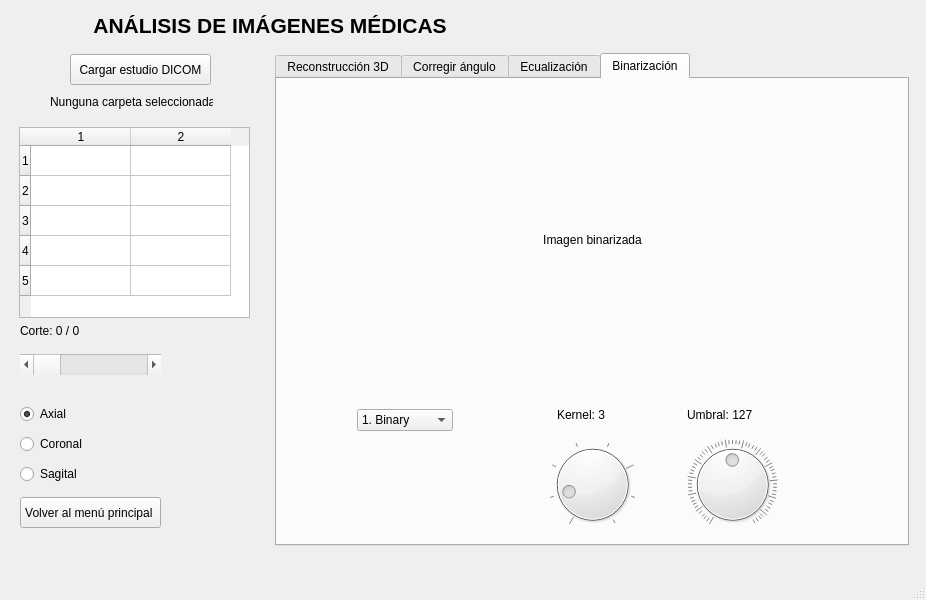
<?xml version='1.0' encoding='utf-8'?>
<ui version="4.0">
 <class>MainWindow</class>
 <widget class="QMainWindow" name="MainWindow">
  <property name="geometry">
   <rect>
    <x>0</x>
    <y>0</y>
    <width>926</width>
    <height>600</height>
   </rect>
  </property>
  <property name="windowTitle">
   <string>MainWindow</string>
  </property>
  <widget class="QWidget" name="centralWidget">
   <widget class="QLabel" name="lbl_titulo">
    <property name="geometry">
     <rect>
      <x>20</x>
      <y>8</y>
      <width>500</width>
      <height>35</height>
     </rect>
    </property>
    <property name="font">
     <font>
      <pointsize>16</pointsize>
      <bold>true</bold>
     </font>
    </property>
    <property name="text">
     <string>ANÁLISIS DE IMÁGENES MÉDICAS</string>
    </property>
    <property name="alignment">
     <set>Qt::AlignmentFlag::AlignCenter</set>
    </property>
   </widget>
   <widget class="QWidget" name="layoutWidget">
    <property name="geometry">
     <rect>
      <x>10</x>
      <y>44</y>
      <width>908</width>
      <height>511</height>
     </rect>
    </property>
    <layout class="QHBoxLayout" name="horizontalLayout">
     <item>
      <widget class="QWidget" name="panelIzquierdo" native="true">
       <property name="minimumSize">
        <size>
         <width>250</width>
         <height>0</height>
        </size>
       </property>
       <property name="maximumSize">
        <size>
         <width>320</width>
         <height>16777215</height>
        </size>
       </property>
       <widget class="QPushButton" name="btnCargarCarpeta">
        <property name="geometry">
         <rect>
          <x>60</x>
          <y>10</y>
          <width>141</width>
          <height>31</height>
         </rect>
        </property>
        <property name="text">
         <string>Cargar estudio DICOM</string>
        </property>
       </widget>
       <widget class="QLabel" name="labelCarpeta">
        <property name="geometry">
         <rect>
          <x>40</x>
          <y>50</y>
          <width>163</width>
          <height>16</height>
         </rect>
        </property>
        <property name="text">
         <string>Nunguna carpeta seleccionada</string>
        </property>
       </widget>
       <widget class="QLabel" name="labelNumeroCorte">
        <property name="geometry">
         <rect>
          <x>10</x>
          <y>280</y>
          <width>61</width>
          <height>21</height>
         </rect>
        </property>
        <property name="text">
         <string>Corte: 0 / 0</string>
        </property>
        <property name="alignment">
         <set>Qt::AlignmentFlag::AlignLeading|Qt::AlignmentFlag::AlignLeft|Qt::AlignmentFlag::AlignTop</set>
        </property>
       </widget>
       <widget class="QTableWidget" name="tableInfo">
        <property name="geometry">
         <rect>
          <x>9</x>
          <y>83</y>
          <width>231</width>
          <height>191</height>
         </rect>
        </property>
        <property name="editTriggers">
         <set>QAbstractItemView::EditTrigger::NoEditTriggers</set>
        </property>
        <property name="rowCount">
         <number>5</number>
        </property>
        <property name="columnCount">
         <number>2</number>
        </property>
        <row />
        <row />
        <row />
        <row />
        <row />
        <column />
        <column />
       </widget>
       <widget class="QRadioButton" name="radioTransversal">
        <property name="geometry">
         <rect>
          <x>10</x>
          <y>360</y>
          <width>48</width>
          <height>20</height>
         </rect>
        </property>
        <property name="text">
         <string>Axial</string>
        </property>
        <property name="checked">
         <bool>true</bool>
        </property>
       </widget>
       <widget class="QRadioButton" name="radioSagital">
        <property name="geometry">
         <rect>
          <x>10</x>
          <y>420</y>
          <width>58</width>
          <height>20</height>
         </rect>
        </property>
        <property name="text">
         <string>Sagital</string>
        </property>
       </widget>
       <widget class="QPushButton" name="btnVolverMenu">
        <property name="geometry">
         <rect>
          <x>10</x>
          <y>453</y>
          <width>141</width>
          <height>31</height>
         </rect>
        </property>
        <property name="text">
         <string>Volver al menú principal </string>
        </property>
       </widget>
       <widget class="QRadioButton" name="radioCoronal">
        <property name="geometry">
         <rect>
          <x>10</x>
          <y>390</y>
          <width>65</width>
          <height>20</height>
         </rect>
        </property>
        <property name="text">
         <string>Coronal</string>
        </property>
       </widget>
       <widget class="QScrollBar" name="scrollCortes">
        <property name="geometry">
         <rect>
          <x>10</x>
          <y>310</y>
          <width>141</width>
          <height>21</height>
         </rect>
        </property>
        <property name="maximum">
         <number>100</number>
        </property>
        <property name="orientation">
         <enum>Qt::Orientation::Horizontal</enum>
        </property>
       </widget>
      </widget>
     </item>
     <item>
      <widget class="QWidget" name="panelDerecho" native="true">
       <property name="minimumSize">
        <size>
         <width>650</width>
         <height>0</height>
        </size>
       </property>
       <layout class="QVBoxLayout" name="verticalLayout_4">
        <item>
         <widget class="QTabWidget" name="tabWidget">
          <property name="currentIndex">
           <number>3</number>
          </property>
          <widget class="QWidget" name="Reconstruccion_3D">
           <attribute name="title">
            <string>Reconstrucción 3D</string>
           </attribute>
           <layout class="QVBoxLayout" name="verticalLayout_2">
            <item>
             <widget class="QLabel" name="labelVisor">
              <property name="minimumSize">
               <size>
                <width>500</width>
                <height>350</height>
               </size>
              </property>
              <property name="text">
               <string>Visualización de imagenes DICOM</string>
              </property>
              <property name="scaledContents">
               <bool>true</bool>
              </property>
             </widget>
            </item>
           </layout>
          </widget>
          <widget class="QWidget" name="Corregir_angulo">
           <property name="enabled">
            <bool>true</bool>
           </property>
           <attribute name="title">
            <string>Corregir ángulo</string>
           </attribute>
           <widget class="QWidget" name="layoutWidget">
            <property name="geometry">
             <rect>
              <x>10</x>
              <y>10</y>
              <width>411</width>
              <height>440</height>
             </rect>
            </property>
            <layout class="QVBoxLayout" name="verticalLayout_3">
             <item>
              <widget class="QLabel" name="labelAngulo">
               <property name="text">
                <string>Ángulo: 0°</string>
               </property>
              </widget>
             </item>
             <item>
              <widget class="QDial" name="dialAngulo">
               <property name="maximum">
                <number>360</number>
               </property>
               <property name="notchesVisible">
                <bool>true</bool>
               </property>
              </widget>
             </item>
             <item>
              <widget class="QPushButton" name="btnAplicarRotacion">
               <property name="text">
                <string>Aplicar rotación</string>
               </property>
              </widget>
             </item>
             <item>
              <widget class="QPushButton" name="btnRestablecerRotacion">
               <property name="text">
                <string>Restablecer rotación</string>
               </property>
              </widget>
             </item>
             <item>
              <widget class="QLabel" name="labelRotada">
               <property name="minimumSize">
                <size>
                 <width>400</width>
                 <height>300</height>
                </size>
               </property>
               <property name="text">
                <string>Imagen rotada</string>
               </property>
               <property name="scaledContents">
                <bool>true</bool>
               </property>
              </widget>
             </item>
            </layout>
           </widget>
          </widget>
          <widget class="QWidget" name="Ecualizacion">
           <attribute name="title">
            <string>Ecualización</string>
           </attribute>
           <widget class="QWidget" name="layoutWidget">
            <property name="geometry">
             <rect>
              <x>10</x>
              <y>20</y>
              <width>561</width>
              <height>421</height>
             </rect>
            </property>
            <layout class="QVBoxLayout" name="verticalLayout_7">
             <item>
              <widget class="QPushButton" name="btnEcualizar">
               <property name="text">
                <string>Aplicar ecualización del histograma </string>
               </property>
              </widget>
             </item>
             <item>
              <widget class="QWidget" name="widgetGraficoEcualizacion" native="true">
               <property name="minimumSize">
                <size>
                 <width>500</width>
                 <height>350</height>
                </size>
               </property>
              </widget>
             </item>
            </layout>
           </widget>
          </widget>
          <widget class="QWidget" name="Binarizacion">
           <attribute name="title">
            <string>Binarización</string>
           </attribute>
           <widget class="QLabel" name="labelBinaria">
            <property name="geometry">
             <rect>
              <x>80</x>
              <y>10</y>
              <width>471</width>
              <height>301</height>
             </rect>
            </property>
            <property name="minimumSize">
             <size>
              <width>400</width>
              <height>250</height>
             </size>
            </property>
            <property name="text">
             <string>Imagen binarizada</string>
            </property>
            <property name="scaledContents">
             <bool>true</bool>
            </property>
            <property name="alignment">
             <set>Qt::AlignmentFlag::AlignCenter</set>
            </property>
           </widget>
           <widget class="QDial" name="dialUmbral">
            <property name="geometry">
             <rect>
              <x>410</x>
              <y>360</y>
              <width>91</width>
              <height>91</height>
             </rect>
            </property>
            <property name="maximum">
             <number>255</number>
            </property>
            <property name="value">
             <number>127</number>
            </property>
            <property name="notchesVisible">
             <bool>true</bool>
            </property>
           </widget>
           <widget class="QDial" name="dialKernel">
            <property name="geometry">
             <rect>
              <x>270</x>
              <y>360</y>
              <width>91</width>
              <height>91</height>
             </rect>
            </property>
            <property name="minimum">
             <number>1</number>
            </property>
            <property name="maximum">
             <number>15</number>
            </property>
            <property name="singleStep">
             <number>2</number>
            </property>
            <property name="value">
             <number>3</number>
            </property>
            <property name="notchesVisible">
             <bool>true</bool>
            </property>
           </widget>
           <widget class="QLabel" name="labelUmbral">
            <property name="geometry">
             <rect>
              <x>410</x>
              <y>320</y>
              <width>81</width>
              <height>31</height>
             </rect>
            </property>
            <property name="text">
             <string>Umbral: 127</string>
            </property>
           </widget>
           <widget class="QLabel" name="labelKernel">
            <property name="geometry">
             <rect>
              <x>280</x>
              <y>320</y>
              <width>61</width>
              <height>31</height>
             </rect>
            </property>
            <property name="text">
             <string>Kernel: 3</string>
            </property>
           </widget>
           <widget class="QComboBox" name="comboBinarizacion">
            <property name="geometry">
             <rect>
              <x>80</x>
              <y>330</y>
              <width>96</width>
              <height>22</height>
             </rect>
            </property>
            <property name="currentText">
             <string>1. Binary</string>
            </property>
            <item>
             <property name="text">
              <string>1. Binary</string>
             </property>
            </item>
            <item>
             <property name="text">
              <string>2. Binary_inv</string>
             </property>
            </item>
            <item>
             <property name="text">
              <string>3. Trunc</string>
             </property>
            </item>
            <item>
             <property name="text">
              <string>4. ToZero</string>
             </property>
            </item>
            <item>
             <property name="text">
              <string>5. ToZero_inv</string>
             </property>
            </item>
            <item>
             <property name="text">
              <string>6. Otsu</string>
             </property>
            </item>
           </widget>
          </widget>
         </widget>
        </item>
       </layout>
      </widget>
     </item>
    </layout>
   </widget>
  </widget>
  <widget class="QMenuBar" name="menubar">
   <property name="geometry">
    <rect>
     <x>0</x>
     <y>0</y>
     <width>926</width>
     <height>22</height>
    </rect>
   </property>
  </widget>
  <widget class="QStatusBar" name="statusbar" />
 </widget>
 <resources />
 <connections />
</ui>
